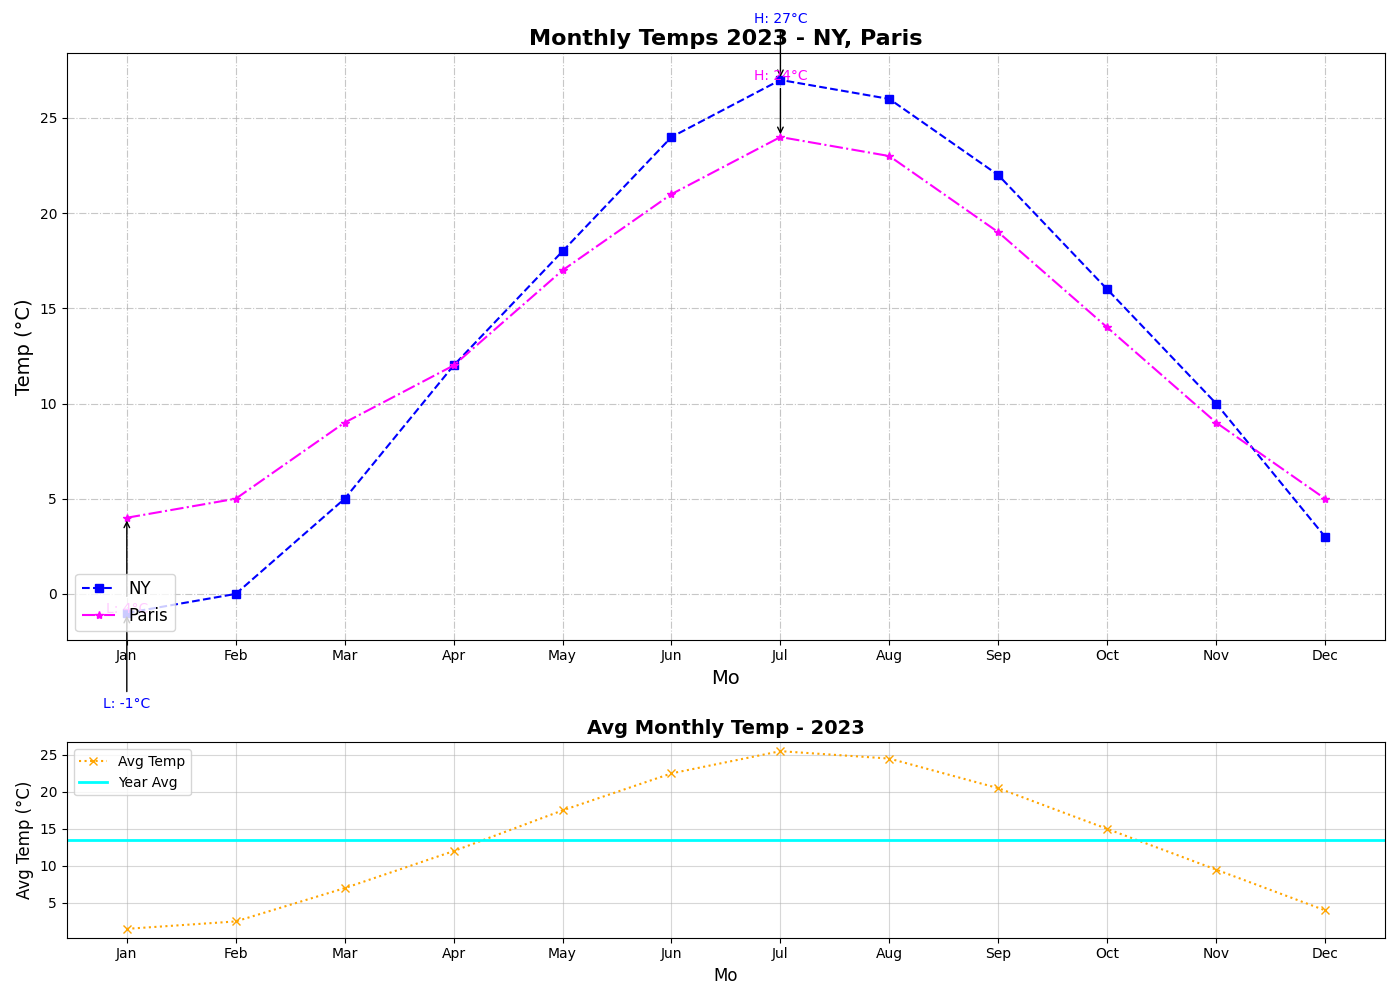

Generate this figure with Python:
import matplotlib.pyplot as plt
import numpy as np

months = np.array(["Jan", "Feb", "Mar", "Apr", "May", "Jun", "Jul", "Aug", "Sep", "Oct", "Nov", "Dec"])
new_york_temps = np.array([-1, 0, 5, 12, 18, 24, 27, 26, 22, 16, 10, 3])
paris_temps = np.array([4, 5, 9, 12, 17, 21, 24, 23, 19, 14, 9, 5])

avg_temps = (new_york_temps + paris_temps) / 2

fig, (ax1, ax2) = plt.subplots(2, 1, figsize=(14, 10), gridspec_kw={'height_ratios': [3, 1]})

ax1.plot(months, new_york_temps, label="NY", linestyle='--', color='blue', marker='s')
ax1.plot(months, paris_temps, label="Paris", linestyle='-.', color='magenta', marker='*')

cities_data = {'NY': new_york_temps, 'Paris': paris_temps}
colors = ['blue', 'magenta']
markers = ['s', '*']

for i, (city, temps) in enumerate(cities_data.items()):
    max_temp = max(temps)
    min_temp = min(temps)
    ax1.annotate(f'H: {max_temp}°C', xy=(months[temps.argmax()], max_temp), 
                 xytext=(months[temps.argmax()], max_temp + 3), ha='center',
                 color=colors[i], fontsize=10, arrowprops=dict(facecolor=colors[i], arrowstyle='->'))
    ax1.annotate(f'L: {min_temp}°C', xy=(months[temps.argmin()], min_temp), 
                 xytext=(months[temps.argmin()], min_temp - 5), ha='center',
                 color=colors[i], fontsize=10, arrowprops=dict(facecolor=colors[i], arrowstyle='->'))

ax1.set_title("Monthly Temps 2023 - NY, Paris", fontsize=16, fontweight='bold')
ax1.set_xlabel("Mo", fontsize=14)
ax1.set_ylabel("Temp (°C)", fontsize=14)
ax1.legend(loc="lower left", fontsize=12)
ax1.grid(True, linestyle='-.', alpha=0.7)

ax2.plot(months, avg_temps, label="Avg Temp", linestyle=':', color='orange', marker='x')
ax2.axhline(y=avg_temps.mean(), color='cyan', linestyle='-', linewidth=2, label="Year Avg")

ax2.set_title("Avg Monthly Temp - 2023", fontsize=14, fontweight='bold')
ax2.set_xlabel("Mo", fontsize=12)
ax2.set_ylabel("Avg Temp (°C)", fontsize=12)
ax2.legend(loc="upper left", fontsize=10)
ax2.grid(True, linestyle='-', alpha=0.5)

plt.tight_layout()
plt.show()
